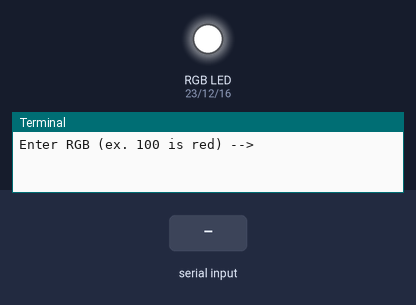
This program was run on a simulated Raspberry Pi (BCM pin numbers). On the bench: an RGB LED mixed from three pins (HIGH = lit), the last lines printed to the terminal. The inputs (shaded band) are chosen by the test bench.

Above: at 1.2 s.
1.3 s: "3" typed at the terminal
2.8 s: "200" typed at the terminal
4.3 s: "5" typed at the terminal
At 5.1 s:
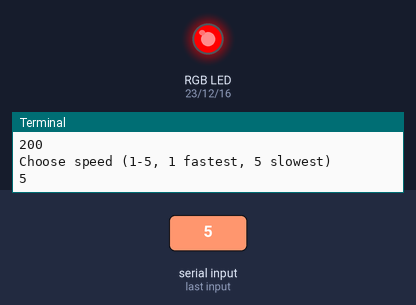
At 8.3 s:
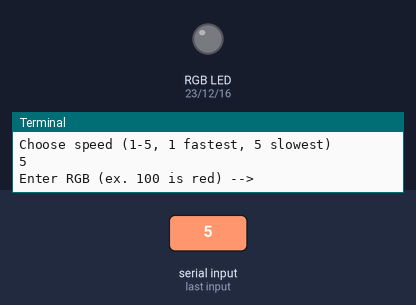
Timing chart, 0 to 9.8 s (numbered marks = the images above; inputs shaded):
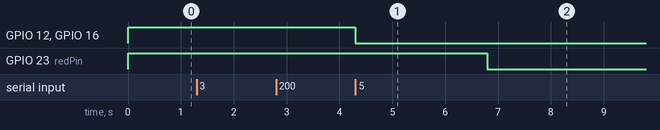

Measured:
- after the input at 4.3 s, GPIO 12 (greenPin), GPIO 16 (bluePin): HIGH → LOW at once; GPIO 23 (redPin): HIGH → LOW after 2.5 s

The program:

rgb.py
```python
import RPi.GPIO as GPIO
import time


GPIO.setmode(GPIO.BCM)

greenPin=12
redPin=23
bluePin=16

RGB = [redPin, greenPin, bluePin]
for pin in RGB:
	GPIO.setup(pin, GPIO.OUT)
	GPIO.output(pin, 1)


def shine(red=1, green=1, blue=1, speed=1):
	GPIO.output(redPin,1*red)
	GPIO.output(greenPin,1*green)
	GPIO.output(bluePin,1*blue)
	time.sleep(0.5*speed)
	GPIO.output(redPin,0)
	GPIO.output(greenPin,0)
	GPIO.output(bluePin,0)

try:
	while True:
		color = raw_input('Enter RGB (ex. 100 is red) --> ')
		if len(color) == 3:
			red = int(color[0])
			green = int(color[1])
			blue = int(color[2])
			speed = int(raw_input('Choose speed (1-5, 1 fastest, 5 slowest) '))

			shine(red, green, blue, speed)
except KeyboardInterrupt:
	GPIO.cleanup()
```
